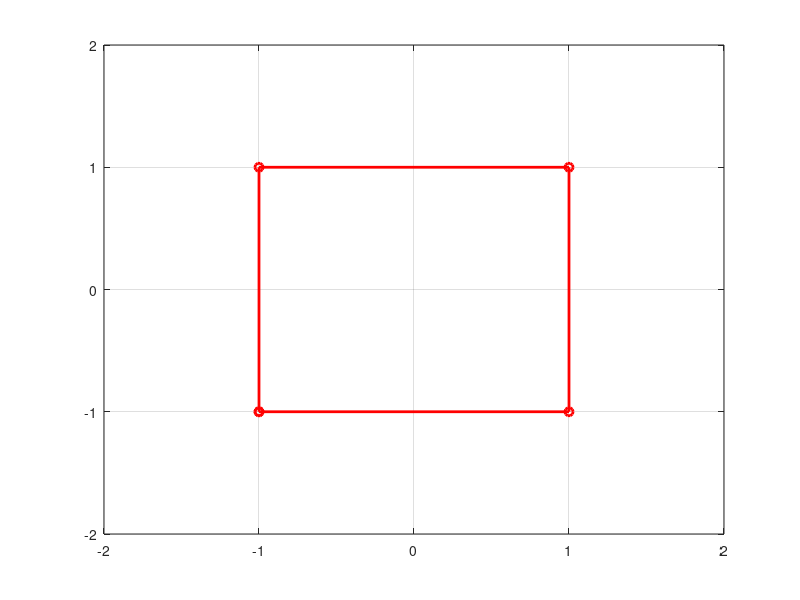

This chart was generated by the following MATLAB code:
clear all
close all
clc

% Vertices del cuadrado y cierre
xc = [-1, 1, 1, -1, -1];
yc = [-1, -1, 1, 1, -1];

plot(xc, yc, 'o-r', 'linewidth', 2); grid on
axis([-2, 2, -2, 2])